Frame 1 (no input): blank canvas, image omitted
Frame 60 (no input): blank canvas, image omitted
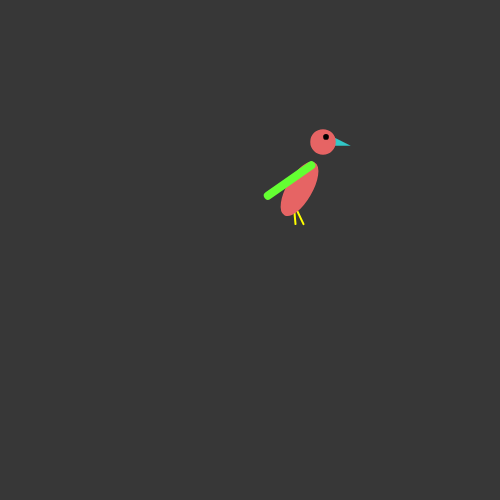
Frame 120 (the mouse pressed at the canvas centre since frame 60)

The p5.js sketch whose frames 1 and 60 were blank and that drew this single picture after the mouse press (run headless with seeded random() and noise() and a simulated clock; from frame 60 on, the mouse is pressed at the canvas centre):

// p5.js sketch
// ── sketch.js
let birds = [];

function setup() {
    createCanvas(500, 500);
    background(55);
    // Degrees beacause why not
    angleMode(DEGREES);
}

// Add bird new birds when the mouse is clicked
function mousePressed() {
    birds.push(
        new Bird(
            random(width),
            random(height),
            random(.8, 1.3)
        )
    )
}

function draw() {
    background(55)

    birds.forEach(bird => {
        bird.chase(createVector(mouseX, mouseY))
        bird.push()

        bird.update();
        bird.draw();
    })
}
// ── bird.js
function Bird(x, y, scale) {
    this.vel = createVector(0, 0);
    this.x = x
    this.y = y

    this.scale = scale;

    this.torzo = [20 * scale, 50 * scale]
    this.headRadius = 20 * scale
    this.bodyTilt = 30

    this.wingAngle = 45
    this.wingLength = 45 * scale
    this.wingDirection = 5
    this.wingThickness = 7 * scale

    this.heightFluctuation = 2.5 * scale

    this.maxspeed = map(scale, .5, 1.5, 3, 1);

    // This part I borrowed from Mr. Schiffman
    this.chase = target => {
        const position = createVector(this.x, this.y);

        // Vector from position to target
        var desired = p5.Vector.sub(target, position);

        // Check that the length is within certain range
        const d = desired.mag();
        let speed = this.maxspeed;
        if (d < 100) {
            speed = map(d, 0, 100, 0, this.maxspeed);
        }
        desired.setMag(speed);

        // Vector indicating change needed to be made to direction/velocity
        const steer = p5.Vector.sub(desired, this.vel);

        // Limit steering magnitude to 1
        steer.limit(1);

        this.vel.add(steer);
    }

    // This part I borrowed from Mr. Schiffman
    this.push = () => {
        const position = createVector(this.x, this.y);

        // For now we just assume the mouse
        var desired = p5.Vector.sub(createVector(mouseX, mouseY), position);

        const len = desired.mag()
        if (len <= 30) {
            desired.setMag(map(len, 0, 30, 0, 20))

            desired.mult(-1);

            // Vector indicating change needed to be made to direction/velocity
            const steer = p5.Vector.sub(desired, this.vel);

            this.vel.add(steer);
        }
    }

    this.update = () => {
        // update position based on velocity
        this.y += this.vel.y
        this.x += this.vel.x

        // Up and down motion
        this.y -= map(this.wingAngle, 40, 80, this.heightFluctuation, -this.heightFluctuation)

        // Up and down of the wings
        if (this.wingAngle <= 40 || this.wingAngle >= 80)
            this.wingDirection *= -1

        this.wingAngle += this.wingDirection

        // Check that the bird doen't go off bounds
        this.x = min(this.x, width)
        this.x = max(this.x, 0)

        this.y = min(this.y, height)
        this.y = max(this.y, 0)
    }

    this.draw = () => {
        // Feet
        stroke(255, 255, 0)
        strokeWeight(2)
        line(
            this.x - this.torzo[0] / 4, this.y + 2 * this.torzo[1] / 8,
            this.x + 4, this.y + this.torzo[1] * .6
        )
        line(
            this.x - this.torzo[0] / 4, this.y + 2 * this.torzo[1] / 8,
            this.x - 4, this.y + this.torzo[1] * .6
        )

        // Body
        fill(230, 100, 100);
        stroke(230, 100, 100);

        this.rotatedEllipse(this.x, this.y, ...this.torzo, this.bodyTilt);

        // For orientation
        const headX = this.x + this.torzo[0];
        const headY = this.y - this.torzo[1] * .8

        // Horn
        fill(50, 200, 200);
        stroke(50, 200, 200);
        triangle(
            headX + this.headRadius / 2, headY - this.headRadius / 8,
            headX + this.headRadius / 2, headY + this.headRadius / 8,
            headX + this.headRadius, headY + this.headRadius / 8,
        );

        // Head
        fill(230, 100, 100);
        stroke(230, 100, 100);

        circle(headX, headY, this.headRadius);

        // Eye
        stroke(0);
        strokeWeight(map(this.scale, .5, 1.5, 3, 7));
        point(headX + 3, headY - 5);


        // Wing
        stroke(100, 255, 50)
        strokeWeight(this.wingThickness);

        const startX = this.x + this.torzo[0] / 2
        const startY = this.y - this.torzo[1] * .4

        const difX = sin(this.wingAngle) * this.wingLength
        const difY = cos(this.wingAngle) * this.wingLength


        line(startX, startY, startX - difX, startY + difY)
    }

    this.rotatedEllipse = (x, y, wi, hei, angle) => {
        translate(x, y)
        rotate(angle)
        ellipse(0, 0, wi, hei)
        rotate(-angle)
        translate(-x, -y)
    }
}
